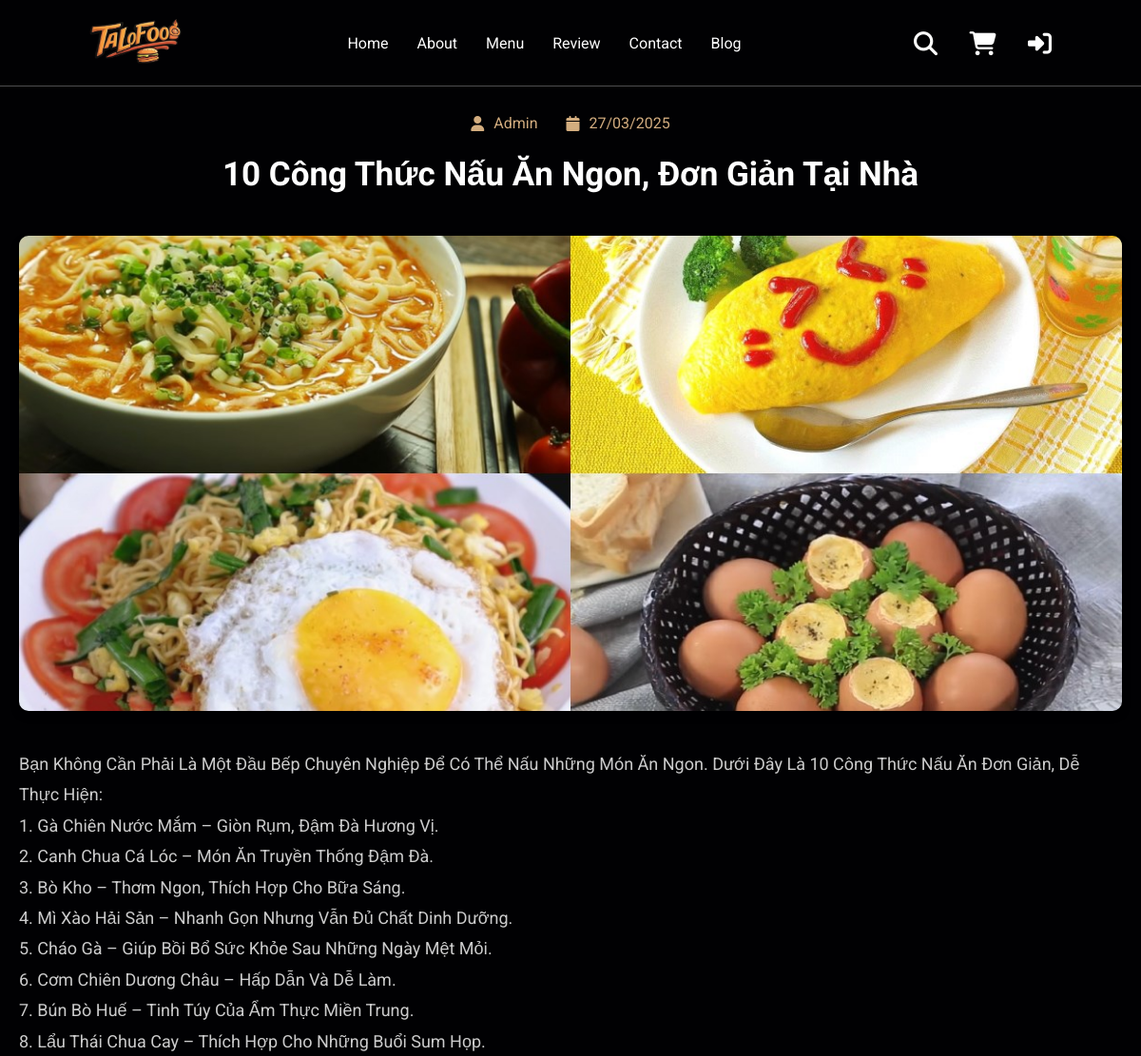
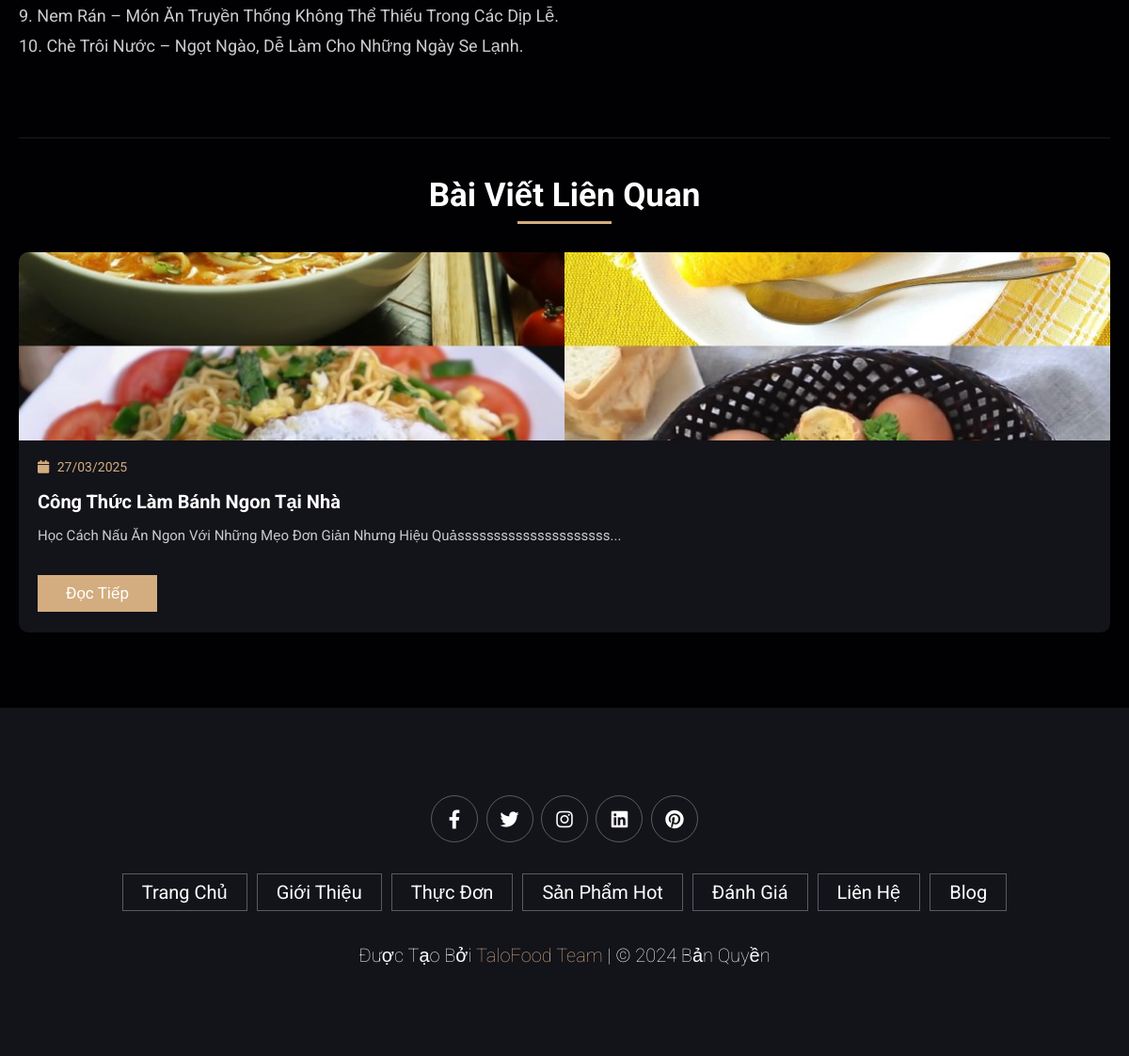
/blog_detail.php?id=12, run on the app's committed database (2 pictures, top to bottom).
### tables this page shows
CREATE TABLE `blog` (
  `blog_id` int(11) NOT NULL,
  `title` varchar(255) NOT NULL,
  `content` text NOT NULL,
  `image` varchar(255) DEFAULT NULL,
  `author_id` int(11) NOT NULL,
  `created_at` datetime DEFAULT current_timestamp(),
  `updated_at` datetime DEFAULT current_timestamp() ON UPDATE current_timestamp(),
  `status` enum('draft','published') DEFAULT 'draft'
);

CREATE TABLE `account` (
  `account_id` int(11) NOT NULL,
  `username` varchar(50) NOT NULL,
  `password` text NOT NULL,
  `email` varchar(50) NOT NULL,
  `phone` varchar(50) NOT NULL,
  `id_role` int(11) NOT NULL,
  `address` varchar(200) DEFAULT NULL,
  `status` int(11) DEFAULT NULL,
  `login_attempts` int(11) DEFAULT 0,
  `locked_until` datetime DEFAULT NULL,
  `profile_image` varchar(255) DEFAULT NULL,
  `reputation_points` int(11) DEFAULT 100
);

### blog_detail.php (the view, shortened to what this page needs)
<?php
$database = new Database();
$conn = $database->getConnection();
try {
    $blog_id = (int)$_GET['id'];
    $stmt = $conn->prepare("
        SELECT b.*, a.username, a.profile_image
        FROM blog b
        JOIN account a ON b.author_id = a.account_id
        WHERE b.blog_id = :blog_id AND b.status = 'published'
    ");
    $stmt->bindValue(':blog_id', $blog_id, PDO::PARAM_INT);
    $stmt->execute();
    $blog = $stmt->fetch(PDO::FETCH_ASSOC);
    $stmt = $conn->prepare("
        SELECT b.*, a.username
        FROM blog b
        JOIN account a ON b.author_id = a.account_id
        WHERE b.author_id = :author_id
        AND b.blog_id != :blog_id
        AND b.status = 'published'
        ORDER BY b.created_at DESC
        LIMIT 3
    ");
    $stmt->bindValue(':author_id', $blog['author_id'], PDO::PARAM_INT);
    $stmt->bindValue(':blog_id', $blog_id, PDO::PARAM_INT);
    $stmt->execute();
    $related_blogs = $stmt->fetchAll(PDO::FETCH_ASSOC);
} catch(PDOException $e) {
    error_log("Error: " . $e->getMessage());
}
?>
<!DOCTYPE html>
<html lang="vi">
<head>
    <link rel="stylesheet" href="https://cdnjs.cloudflare.com/ajax/libs/font-awesome/6.4.0/css/all.min.css">
    <link rel="stylesheet" href="assets/css/home.css">
    <link rel="stylesheet" href="assets/css/blog.css">
    <link rel="stylesheet" href="assets/css/blog_detail.css">
    <link rel="stylesheet" href="assets/css/footer.css">
</head>
<body>
    <?php include 'includes/header.php'; ?>
    <section class="blog-detail">
        <div class="container">
            <div class="blog-header">
                <div class="blog-meta">
                    <span class="author">
                        <i class="fas fa-user"></i>
                        <?php echo htmlspecialchars($blog['username']); ?>
                    </span>
                    <span class="date">
                        <i class="fas fa-calendar"></i>
                        <?php echo date('d/m/Y', strtotime($blog['created_at'])); ?>
                    </span>
                </div>
                <h1 class="blog-title"><?php echo htmlspecialchars($blog['title']); ?></h1>
            </div>
            <div class="blog-image">
                <img src="uploads/blogs/<?php echo htmlspecialchars($blog['image']); ?>"
                     alt="<?php echo htmlspecialchars($blog['title']); ?>">
            </div>
            <div class="blog-content">
                <?php echo nl2br(htmlspecialchars($blog['content'])); ?>
            </div>
            <?php if (!empty($related_blogs)): ?>
            <div class="related-posts">
                <h2 class="section-title">Bài viết liên quan</h2>
                <div class="posts-grid">
                    <?php foreach ($related_blogs as $related): ?>
                    <div class="post-card">
                        <div class="post-image">
                            <img src="uploads/blogs/<?php echo htmlspecialchars($related['image']); ?>"
                                 alt="<?php echo htmlspecialchars($related['title']); ?>">
                        </div>
                        <div class="post-content">
                            <div class="meta">
                                <span class="date">
                                    <i class="fas fa-calendar"></i>
                                    <?php echo date('d/m/Y', strtotime($related['created_at'])); ?>
                                </span>
                            </div>
                            <h3><?php echo htmlspecialchars($related['title']); ?></h3>
                            <p><?php echo substr(strip_tags($related['content']), 0, 100); ?>...</p>
                            <a href="blog_detail.php?id=<?php echo $related['blog_id']; ?>" class="btn">Đọc tiếp</a>
                        </div>
                    </div>
                    <?php endforeach; ?>
                </div>
            </div>
            <?php endif; ?>
        </div>
    </section>
    <?php include 'includes/footer.php'; ?>
</body>
</html>

### assets/css/home.css (style rules this page uses)
:root { --main-color: #d3ad7f; --black: #13131a; --bg: #010103; --border: 0.1rem solid rgba(255,255,255,0.3); }
* { font-family: 'Roboto', sans-serif; margin: 0; padding: 0; box-sizing: border-box; outline: none; border: none; text-decoration: none; text-transform: capitalize; transition: 0.2s linear; }
html { font-size: 62.5%; overflow-x: hidden; scroll-padding-top: 9rem; scroll-behavior: smooth; }
body { background: var(--bg); }
section { padding: 2rem 7%; }
.btn { margin-top: 1rem; display: inline-block; padding: .9rem 3rem; font-size: 1.7rem; color: #fff; background: var(--main-color); cursor: pointer; }

### assets/css/blog.css (style rules this page uses)
.container { max-width: 120rem; margin: 0 auto; padding: 0 2rem; }
section { padding: 8rem 0; }
.section-title { font-size: 3.5rem; color: #fff; text-align: center; margin-bottom: 5rem; position: relative; }
.section-title::after { content: ''; position: absolute; bottom: -1rem; left: 50%; transform: translateX(-50%); width: 10rem; height: 0.3rem; background: var(--main-color); }
.meta { display: flex; gap: 2rem; margin-bottom: 1.5rem; color: var(--main-color); font-size: 1.4rem; }
.meta i { margin-right: 0.5rem; }
.posts-grid { display: grid; grid-template-columns: repeat(auto-fit, minmax(30rem, 1fr)); gap: 3rem; }
.post-card { background: var(--black); border-radius: 1rem; overflow: hidden; transition: transform 0.3s ease; }
.post-image { height: 20rem; overflow: hidden; }
.post-image img { width: 100%; height: 100%; object-fit: cover; transition: transform 0.3s ease; }
.post-content { padding: 2rem; }
.post-content h3 { font-size: 2rem; color: #fff; margin-bottom: 1rem; line-height: 1.4; }
.post-content p { font-size: 1.5rem; color: #ccc; margin-bottom: 2rem; line-height: 1.6; }

### assets/css/blog_detail.css (style rules this page uses)
.blog-detail { padding: 12rem 0 8rem; background: var(--bg); }
.blog-header { text-align: center; margin-bottom: 4rem; }
.blog-meta { display: flex; justify-content: center; gap: 3rem; margin-bottom: 2rem; color: var(--main-color); font-size: 1.6rem; }
.blog-meta span { display: flex; align-items: center; }
.blog-meta i { margin-right: 1rem; }
.blog-title { font-size: 3.5rem; color: #fff; line-height: 1.4; margin-bottom: 2rem; }
.blog-image { width: 100%; height: 50rem; margin-bottom: 4rem; border-radius: 1rem; overflow: hidden; box-shadow: 0 0.5rem 1rem rgba(0, 0, 0, 0.2); }
.blog-image img { width: 100%; height: 100%; object-fit: cover; }
.blog-content { font-size: 1.8rem; line-height: 1.8; color: #ccc; margin-bottom: 6rem; }
.related-posts { margin-top: 8rem; padding-top: 4rem; border-top: 0.1rem solid rgba(255, 255, 255, 0.1); }
.related-posts .section-title { margin-bottom: 4rem; }

### assets/css/footer.css (style rules this page uses)
:root { --main-color: #d3ad7f; --black: #13131a; --bg: #010103; --border: 0.1rem solid rgba(255,255,255,0.3); }

### assets/css/transitions.css (style rules this page uses)
body { overflow-x: hidden; position: relative; }
.btn { position: relative; overflow: hidden; }
.btn::before { content: ''; position: absolute; top: 0; left: -100%; width: 100%; height: 100%; background: rgba(255, 255, 255, 0.2); transition: transform 0.5s ease; z-index: -1; transform: skewX(-25deg); }

### assets/css/header.css (style rules this page uses)
:root { --main-color: #d3ad7f; --black: #13131a; --bg: #010103; --border: 0.1rem solid rgba(255,255,255,0.3); }

### assets/css/cart.css (style rules this page uses)
:root { --main-color: #d3ad7f; --black: #13131a; --bg: #010103; --border: 0.1rem solid rgba(255,255,255,0.3); }
.container { max-width: 120rem; margin: 0 auto; }

### data on the page
blog: author.username "Admin", created_at "27/03/2025", title "10 Công Thức Nấu Ăn Ngon, Đơn Giản Tại Nhà", image (picture), content "Bạn Không Cần Phải Là Một Đầu Bếp Chuyên Nghiệp Để Có Thể Nấu Những Món Ăn Ngon. Dưới Đây Là 10 Công Thức Nấu Ăn Đơn Giản, Dễ Thực Hiện: 1. Gà Chiên Nước Mắm – Giòn Rụm, Đậm Đà Hương Vị. 2. Canh Chua Cá Lóc – Món Ăn Truyền Thống Đậm Đà. 3. Bò Kho – Thơm Ngon, Thích Hợp Cho Bữa Sáng. 4. Mì Xào Hải Sản – Nhanh Gọn Nhưng Vẫn Đủ Chất Dinh Dưỡng. 5. Cháo Gà – Giúp Bồi Bổ Sức Khỏe Sau Những Ngày Mệt Mỏi. 6. Cơm Chiên Dương Châu – Hấp Dẫn Và Dễ Làm. 7. Bún Bò Huế – Tinh Túy Của Ẩm Thực Miền Trung. 8. Lẩu Thái Chua Cay – Thích Hợp Cho Những Buổi Sum Họp. 9. Nem Rán – Món Ăn Truyền Thống Không Thể Thiếu Trong Các Dịp Lễ. 10. Chè Trôi Nước – Ngọt Ngào, Dễ Làm Cho Những Ngày Se Lạnh."
blog: image (picture), created_at "27/03/2025", title "Công Thức Làm Bánh Ngon Tại Nhà", content "Học Cách Nấu Ăn Ngon Với Những Mẹo Đơn Giản Nhưng Hiệu Quảsssssssssssssssssssss"
